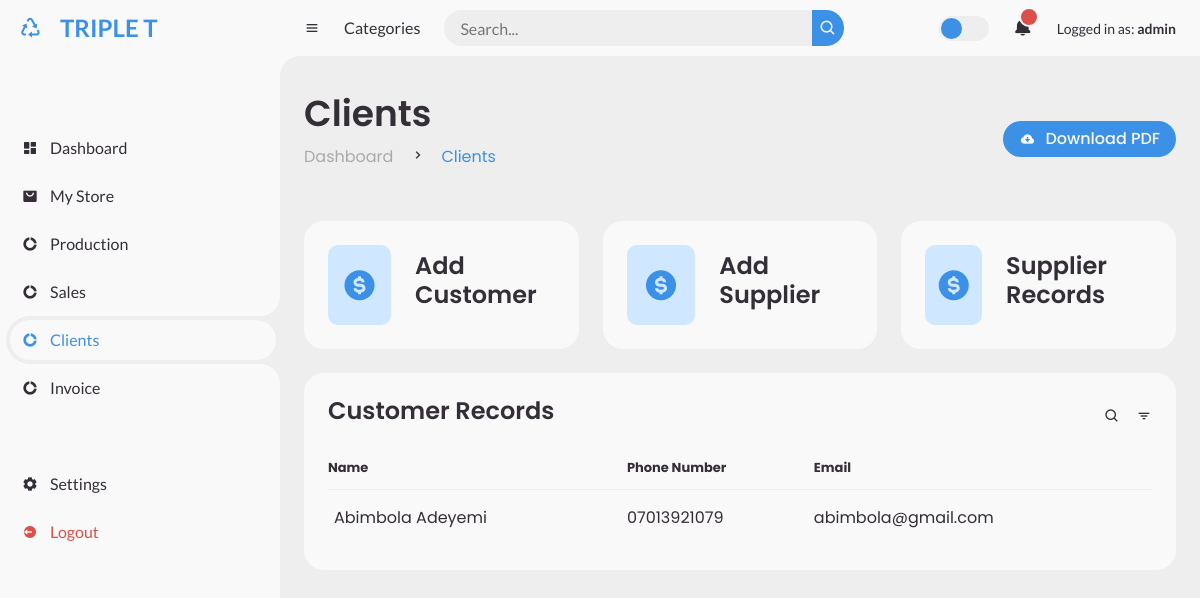
Page /customer/ (signed in) on the earlier database version.
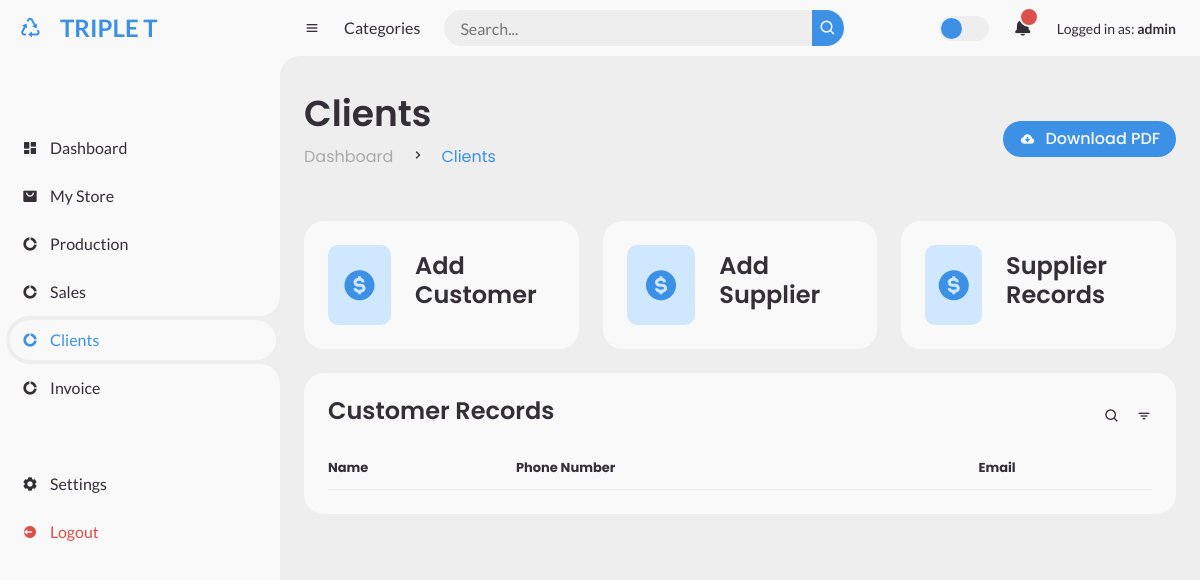
Same page on the later database version.
### store/models.py (models this page shows, shortened)
class Contact(models.Model):
    name = models.CharField(max_length=30)
    address = models.TextField()
    phone_number = models.CharField(max_length=20)
    email = models.EmailField()
    class Meta:
        abstract = True

class Customer(Contact):
    pass

### store/views.py (the view)
# urls.py: path('customer/', views.customer, name="customer"),
@login_required
def customer(request):
    customer = Customer.objects.all()
    return render(request, 'clients/customer/index.html', {'customers':customer})

### store/templates/clients/customer/index.html
{% extends "clients/base.html" %}
{% block body %}
<div class="head-title">
    <div class="left">
      <h1>Clients</h1>
      <ul class="breadcrumb">
        <li>
            <a  href="#">Dashboard</a>
        </li>
        <li><i class='bx bx-chevron-right' ></i></li>
        <li>
            <a class="active" href="{% url 'customer' %}">Clients</a>
        </li>
      </ul>
    </div>
    <a href="#" class="btn-download">
      <i class='bx bxs-cloud-download' ></i>
      <span class="text">Download PDF</span>
    </a>
  </div>
  <ul class="box-info">
    <a href="{% url 'create_customer' %}">
        <li>
          <i class='bx bxs-dollar-circle' ></i>
          <span class="text">
            <h3>Add Customer</h3>
          </span>
        </li>
      </a>
    <a href="{% url 'create_supplier' %}">
      <li>
        <i class='bx bxs-dollar-circle' ></i>
        <span class="text">
          <h3>Add Supplier</h3>
        </span>
      </li>
    </a>
    <a href="{% url 'supplier' %}">
      <li>
        <i class='bx bxs-dollar-circle' ></i>
        <span class="text">
          <h3>Supplier Records</h3>
        </span>
      </li>
    </a>
  </ul>
  <div class="table-data">
    <div class="order">
      <div class="head">
        <h3>Customer Records</h3>
        <i class='bx bx-search' ></i>
        <i class='bx bx-filter' ></i>
      </div>
      <table >
        <thead>
          <tr>
            <th>Name</th>
            <th>Phone Number</th>
            <th>Email</th>
          </tr>
        </thead>
        <tbody>
            {% for customer in customers %}
            <tr>
                        <td>{{customer.name}}</td>
                                <td>{{customer.phone_number}}</td>
                                    <td>{{customer.email}}</td>
            </tr>
            {% endfor %}
        </tbody>
      </table>
    </div>
  </div>
{% endblock %}

Differences in the rows shown:
removed Customer: name "Abimbola Adeyemi", phone_number "07013921079", email "abimbola@gmail.com"
